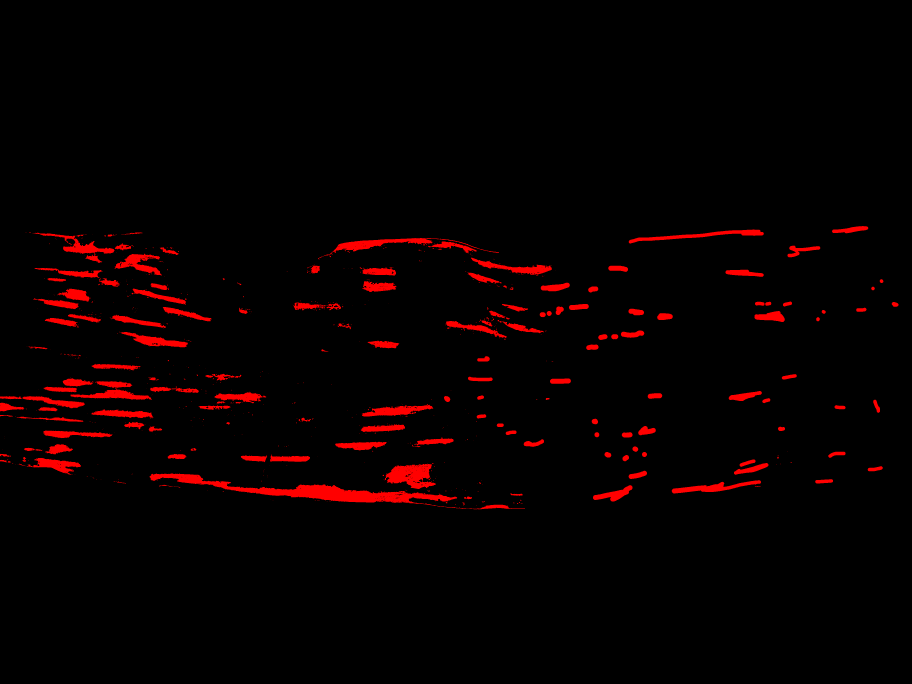
#> input picture gls/png/10_CIMG3744_1-40-1.png, 3648 x 2736 px (shown at 1/4 size); its folder holds 4 pictures in this run
$ python voc_maker.py   (older library calls are emulated)
#> lines starting #> are read from the running program, lines starting #| are printed output that depends on the picture; after the words box and inside, x2 and y2 are one past the last pixel; in counts of white or black regions, pixels touching at a corner belong together
import os
import random

import numpy as np
from PIL import Image
from tqdm import tqdm

#-------------------------------------------------------#
#   想要增加测试集修改trainval_percent
#   修改train_percent用于改变验证集的比例 9:1
#
#   当前该库将测试集当作验证集使用，不单独划分测试集
#-------------------------------------------------------#
trainval_percent    = 1
train_percent       = 0.8
#-------------------------------------------------------#
#   指向VOC数据集所在的文件夹
#   默认指向根目录下的VOC数据集
#-------------------------------------------------------#
VOCdevkit_path      = 'gls'

if __name__ == "__main__":
    random.seed(0)
    print("Generate txt in ImageSets.")
    segfilepath     = os.path.join(VOCdevkit_path, 'png')
    saveBasePath    = os.path.join(VOCdevkit_path, 'list')

    temp_seg = os.listdir(segfilepath)
    total_seg = []
    for seg in temp_seg:
        if seg.endswith(".png"):
            total_seg.append(seg)

    num     = len(total_seg)
    list    = range(num)
    tv      = int(num*trainval_percent)
    tr      = int(tv*train_percent)
    trainval= random.sample(list,tv)
    train   = random.sample(trainval,tr)

    print("train and val size",tv)
    print("traub suze",tr)
    ftrainval   = open(os.path.join(saveBasePath,'trainval.txt'), 'w')
    # ftest       = open(os.path.join(saveBasePath,'test.txt'), 'w')
    ftrain      = open(os.path.join(saveBasePath,'train.txt'), 'w')
    fval        = open(os.path.join(saveBasePath,'val.txt'), 'w')

    for i in list:
        name = total_seg[i][:-4]+'\n'
        if i in trainval:
            ftrainval.write(name)
            if i in train:
                ftrain.write(name)
            else:
                fval.write(name)
        # else:
        #     ftest.write(name)

    ftrainval.close()
    ftrain.close()
    fval.close()
    # ftest.close()
    print("Generate txt in ImageSets done.")

    print("Check datasets format, this may take a while.")
    print("检查数据集格式是否符合要求，这可能需要一段时间。")
    classes_nums        = np.zeros([256], np.int)
    for i in tqdm(list):
        name            = total_seg[i]
        png_file_name   = os.path.join(segfilepath, name)
        if not os.path.exists(png_file_name):
            raise ValueError("未检测到标签图片%s，请查看具体路径下文件是否存在以及后缀是否为png。"%(png_file_name))

        png             = np.array(Image.open(png_file_name), np.uint8)
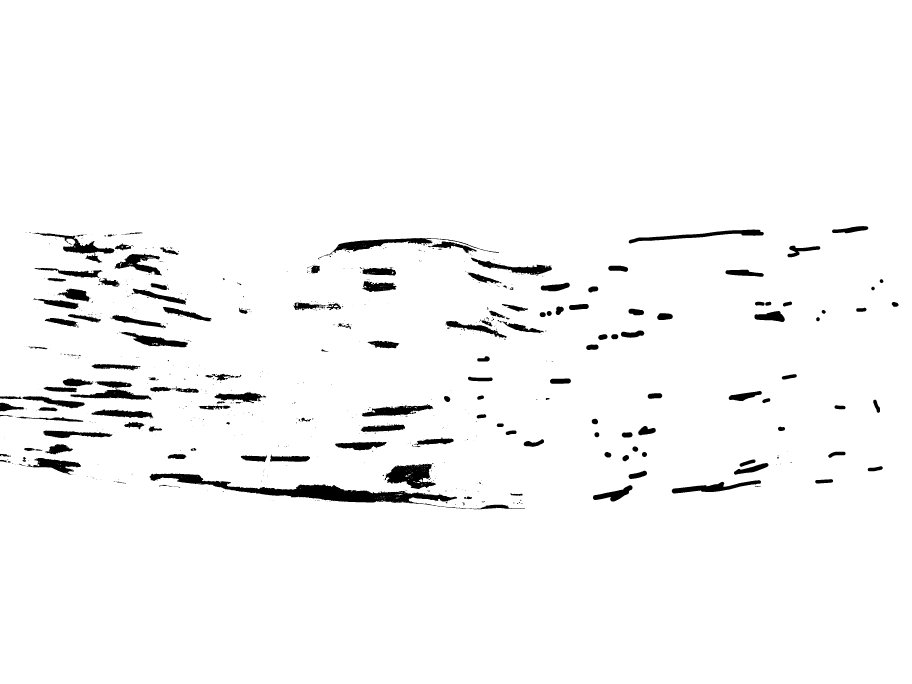
#> png: shape (2736, 3648) (shown at 1/4 size); values 0 (black) and 1 (white), 96.9% white; 812 black regions (619 under 20 px), largest, box (x1, y1, x2, y2) and area: (598, 1893, 2100, 2037) 40272, (1539, 1855, 1744, 1956) 12423, (1272, 952, 1996, 1038) 9652
        if len(np.shape(png)) > 2:
            print("标签图片%s的shape为%s，不属于灰度图或者八位彩图，请仔细检查数据集格式。"%(name, str(np.shape(png))))
            print("标签图片需要为灰度图或者八位彩图，标签的每个像素点的值就是这个像素点所属的种类。"%(name, str(np.shape(png))))

        classes_nums += np.bincount(np.reshape(png, [-1]), minlength=256)
#> classes_nums = 256 values, max 9671633 at index 1, min 0 at index 2, mean 38988
#> pass 2 of the loop `for i in tqdm(list):`:
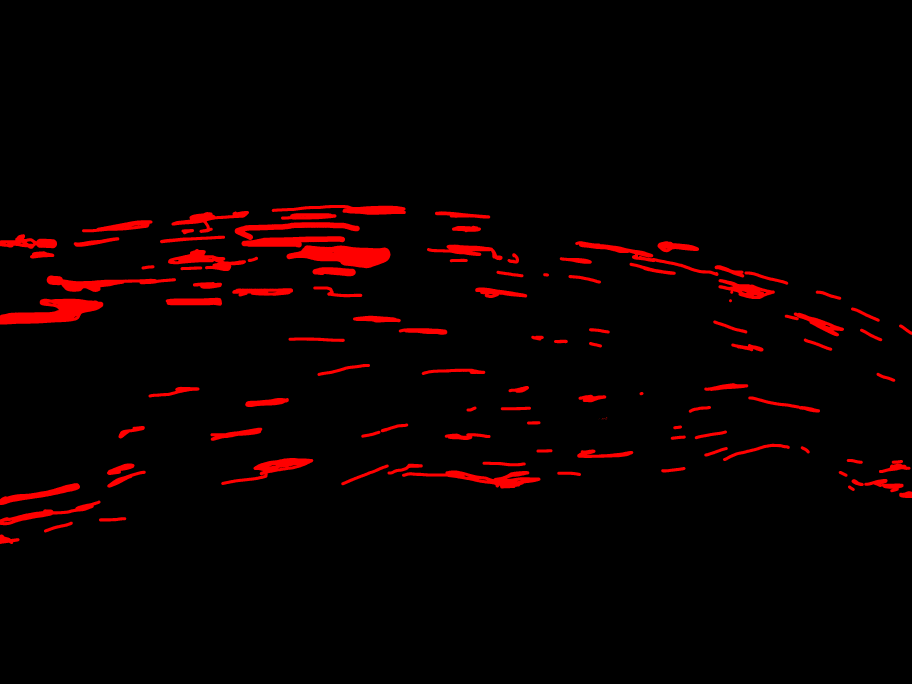
#> input picture gls/png/11_CIMG3745_1-40-2.png, 3648 x 2736 px (shown at 1/4 size)
#> `png             = np.array(Image.open(png_file_name), np.uint8)`:
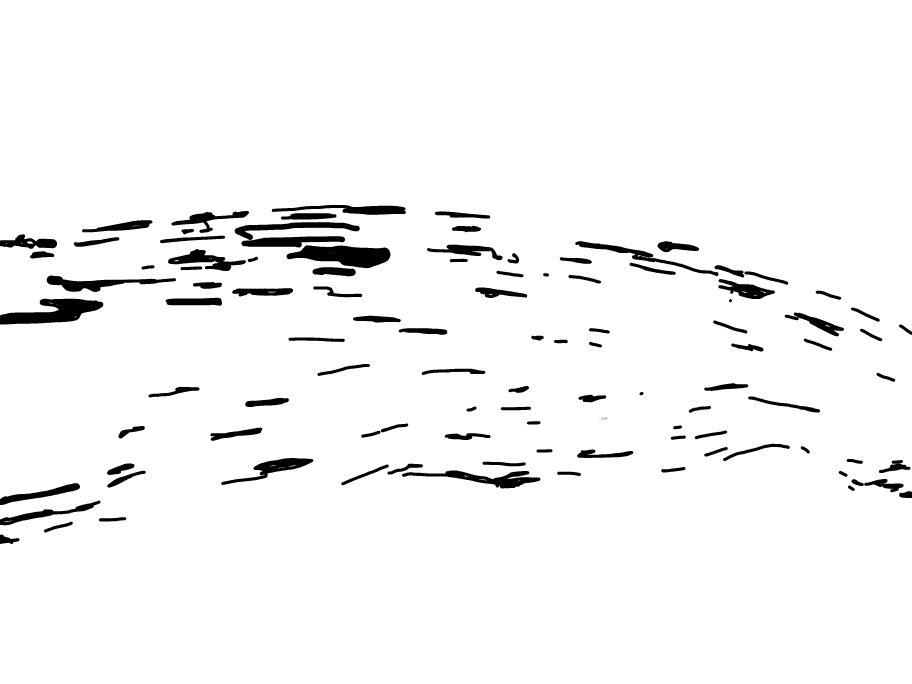
#> png: shape (2736, 3648) (shown at 1/4 size); values 0 (black) and 1 (white), 96.2% white; 114 black regions (11 under 20 px), largest, box (x1, y1, x2, y2) and area: (1146, 981, 1562, 1073) 24362, (0, 1195, 413, 1298) 23864, (1608, 1882, 2162, 1954) 14538
#> classes_nums = 256 values, max 19277459 at index 1, min 0 at index 2, mean 77976
#> pass 3 of the loop `for i in tqdm(list):`:
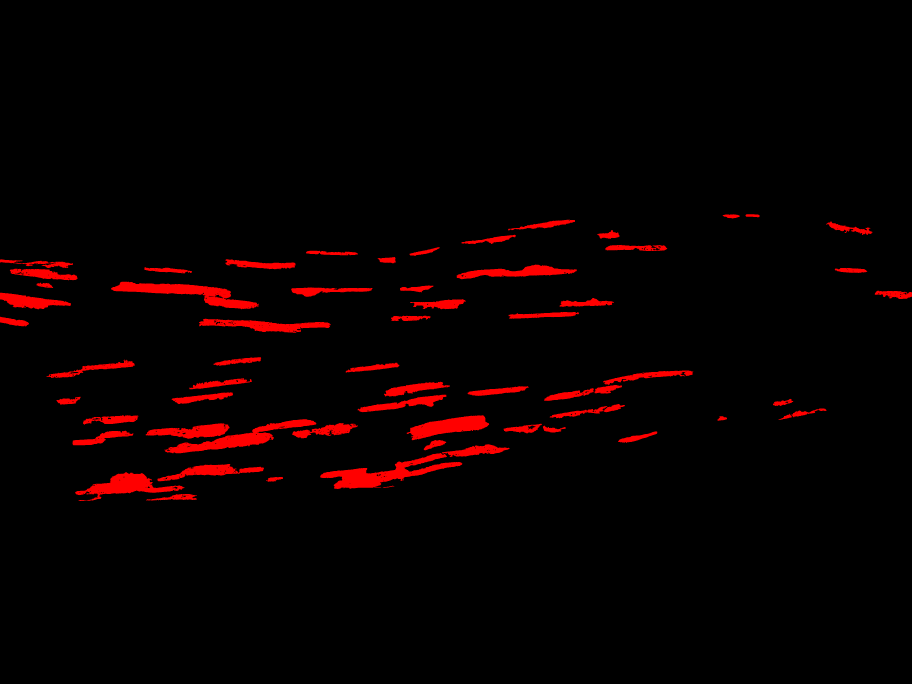
#> input picture gls/png/12_CIMG3746_1-31-1.png, 3648 x 2736 px (shown at 1/4 size)
#> `png             = np.array(Image.open(png_file_name), np.uint8)`:
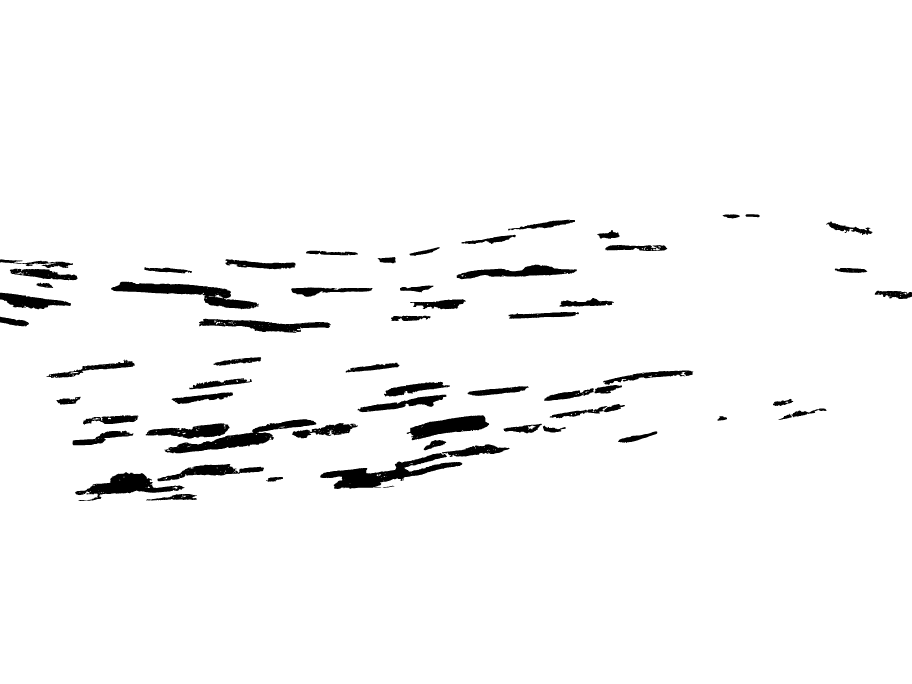
#> png: shape (2736, 3648) (shown at 1/4 size); values 0 (black) and 1 (white), 96.6% white; 63 black regions, largest, box (x1, y1, x2, y2) and area: (1281, 1812, 1849, 1956) 26422, (444, 1127, 1035, 1237) 23227, (657, 1677, 1265, 1813) 22081
#> classes_nums = 256 values, max 28917827 at index 1, min 0 at index 2, mean 116964
#> the loop made 4 passes; the first 3 are shown

    print("打印像素点的值与数量。")
    print('-' * 37)
    print("| %15s | %15s |"%("Key", "Value"))
    print('-' * 37)
    for i in range(256):
        if classes_nums[i] > 0:
            print("| %15s | %15s |"%(str(i), str(classes_nums[i])))
            print('-' * 37)
#> this loop made 256 passes

    if classes_nums[255] > 0 and classes_nums[0] > 0 and np.sum(classes_nums[1:255]) == 0:
        print("检测到标签中像素点的值仅包含0与255，数据格式有误。")
        print("二分类问题需要将标签修改为背景的像素点值为0，目标的像素点值为1。")
    elif classes_nums[0] > 0 and np.sum(classes_nums[1:]) == 0:
        print("检测到标签中仅仅包含背景像素点，数据格式有误，请仔细检查数据集格式。")

    print("JPEGImages中的图片应当为.jpg文件、SegmentationClass中的图片应当为.png文件。")
    print("如果格式有误，参考:")
    print("https://github.com/bubbliiiing/segmentation-format-fix")
